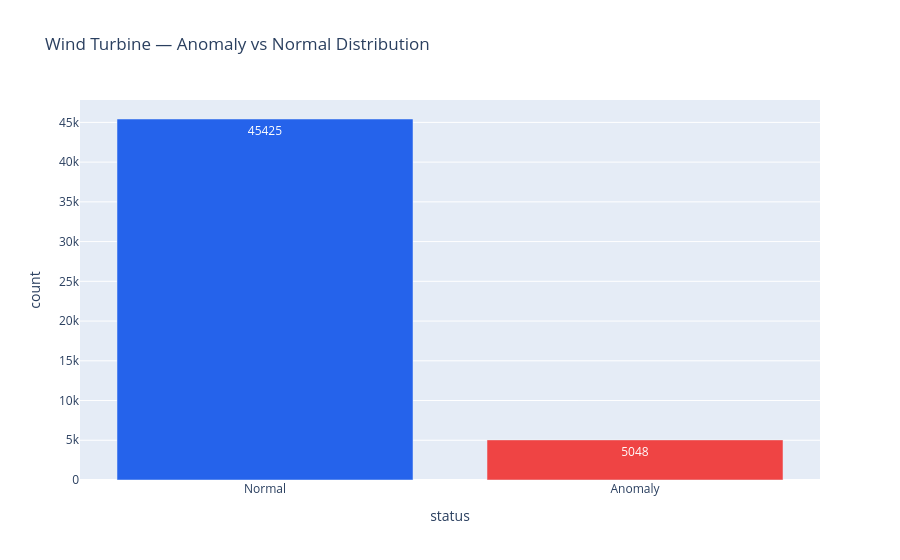

Source (notebook cell):
### Code cell
anomaly_counts = wind["anomaly"].value_counts().reset_index()
anomaly_counts.columns = ["status", "count"]
anomaly_counts["status"] = anomaly_counts["status"].map({0: "Normal", 1: "Anomaly"})

fig = px.bar(anomaly_counts, x="status", y="count",
             color="status",
             color_discrete_map={"Normal": "#2563eb", "Anomaly": "#ef4444"},
             title="Wind Turbine — Anomaly vs Normal Distribution",
             text="count")
fig.update_layout(showlegend=False)
fig.show()

### Figure 1 — Plotly figure (JSON) as saved in the notebook; plotly's stock layout.template omitted (floating-point values rounded to 4 significant figures)
{"data": [{"hovertemplate": "status=%{x}<br>count=%{text}<extra></extra>", "legendgroup": "Normal", "marker": {"color": "#2563eb", "pattern": {"shape": ""}}, "name": "Normal", "orientation": "v", "showlegend": true, "text": [45420.0], "textposition": "auto", "type": "bar", "x": ["Normal"], "xaxis": "x", "y": [45425], "yaxis": "y"}, {"hovertemplate": "status=%{x}<br>count=%{text}<extra></extra>", "legendgroup": "Anomaly", "marker": {"color": "#ef4444", "pattern": {"shape": ""}}, "name": "Anomaly", "orientation": "v", "showlegend": true, "text": [5048.0], "textposition": "auto", "type": "bar", "x": ["Anomaly"], "xaxis": "x", "y": [5048], "yaxis": "y"}], "layout": {"barmode": "relative", "legend": {"title": {"text": "status"}, "tracegroupgap": 0}, "showlegend": false, "title": {"text": "Wind Turbine — Anomaly vs Normal Distribution"}, "xaxis": {"anchor": "y", "categoryarray": ["Normal", "Anomaly"], "categoryorder": "array", "domain": [0, 1], "title": {"text": "status"}}, "yaxis": {"anchor": "x", "domain": [0, 1], "title": {"text": "count"}}}}
